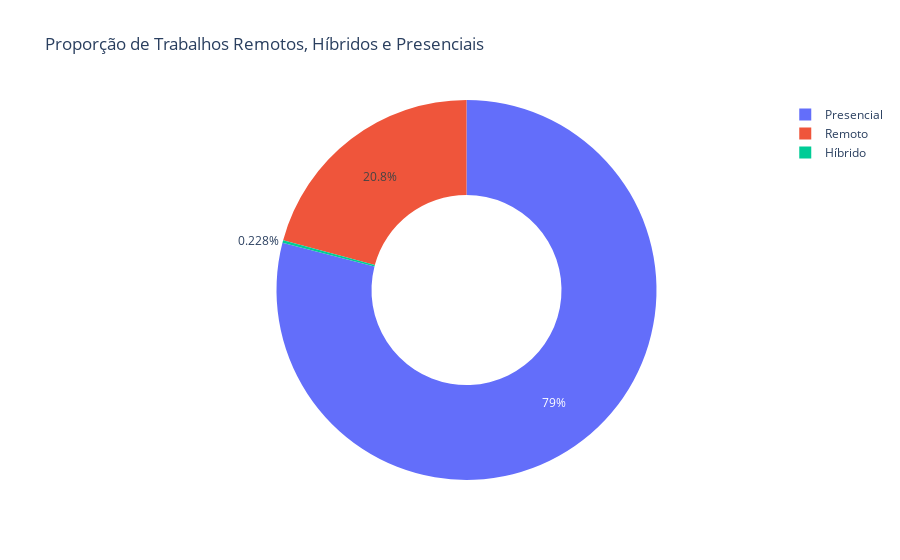

This figure's notebook cell:
### Code cell
contagem_remoto = dados_limpos['taxa_remota'].value_counts().reset_index()
contagem_remoto.columns = ['tipo_trabalho', 'quantidade']
fig = px.pie(contagem_remoto, 
             names = 'tipo_trabalho',
             values = 'quantidade',
             title="Proporção de Trabalhos Remotos, Híbridos e Presenciais",
             hole = 0.5
             )
fig.show()

### Figure 1 — Plotly figure (JSON) as saved in the notebook; plotly's stock layout.template omitted (floating-point values rounded to 4 significant figures)
{"data": [{"domain": {"x": [0, 1], "y": [0, 1]}, "hole": 0.5, "hovertemplate": "tipo_trabalho=%{label}<br>quantidade=%{value}<extra></extra>", "labels": ["Presencial", "Remoto", "Híbrido"], "legendgroup": "", "name": "", "showlegend": true, "type": "pie", "values": [105191, 27671, 303]}], "layout": {"legend": {"tracegroupgap": 0}, "title": {"text": "Proporção de Trabalhos Remotos, Híbridos e Presenciais"}}}
